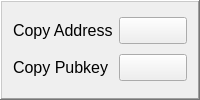
           <widget class="QFrame" name="address_pubkey_frame">
            <property name="maximumSize">
             <size>
              <width>16777215</width>
              <height>100</height>
             </size>
            </property>
            <property name="frameShape">
             <enum>QFrame::WinPanel</enum>
            </property>
            <property name="frameShadow">
             <enum>QFrame::Raised</enum>
            </property>
            <layout class="QGridLayout" name="gridLayout_14">
             <item row="0" column="1">
              <widget class="QPushButton" name="copyaddress_button">
               <property name="font">
                <font>
                 <pointsize>12</pointsize>
                </font>
               </property>
               <property name="text">
                <string/>
               </property>
              </widget>
             </item>
             <item row="1" column="0">
              <widget class="QLabel" name="copypubkey_label">
               <property name="font">
                <font>
                 <pointsize>12</pointsize>
                </font>
               </property>
               <property name="text">
                <string>Copy Pubkey</string>
               </property>
               <property name="buddy">
                <cstring>copypubkey_button</cstring>
               </property>
              </widget>
             </item>
             <item row="0" column="0">
              <widget class="QLabel" name="copyaddress_label">
               <property name="font">
                <font>
                 <pointsize>12</pointsize>
                </font>
               </property>
               <property name="text">
                <string>Copy Address</string>
               </property>
               <property name="buddy">
                <cstring>copyaddress_button</cstring>
               </property>
              </widget>
             </item>
             <item row="1" column="1">
              <widget class="QPushButton" name="copypubkey_button">
               <property name="font">
                <font>
                 <pointsize>12</pointsize>
                </font>
               </property>
               <property name="text">
                <string/>
               </property>
              </widget>
             </item>
            </layout>
           </widget>
